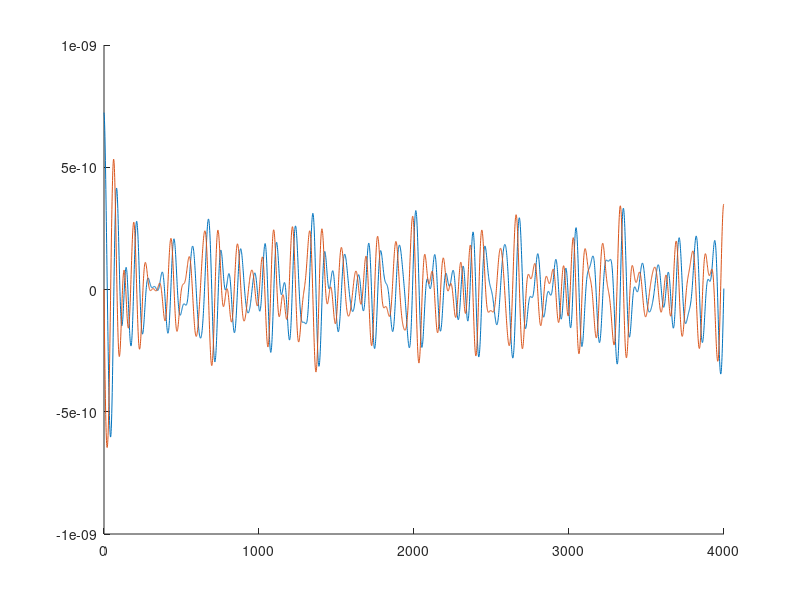
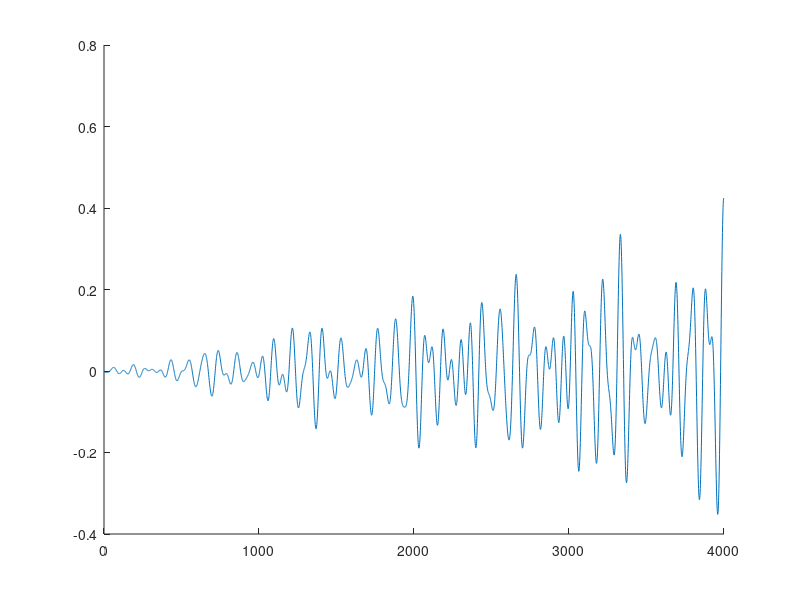

MATLAB code to generate these figures, in order:
figure ;
hold on;
dis_real=load('./Pak_U_real_CPP.txt');
dis_imag=load('./Pak_U_imag_CPP.txt');

plot(dis_real(:,1), dis_real(:,2));
plot(dis_imag(:,1), dis_imag(:,2));

figure;
hold on;
stress=load('./Pak_SX_CPP.txt');
plot(stress(:,1),stress(:,2));